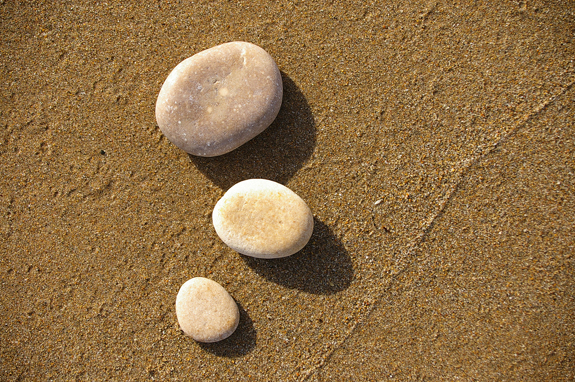
#> input picture Assignment6_ImageProcessing_SocialNetworkAnalysis/Image processing/rocks.jpg, 575 x 382 px
$ jupyter execute CannyEdge.ipynb
#> lines starting #> are read from the running program, lines starting #| are printed output that depends on the picture; after the words box and inside, x2 and y2 are one past the last pixel; in counts of white or black regions, pixels touching at a corner belong together
# Canny Edge Detection
** Note: This following cell contains some predefined functions to implement Canny Edge Detection. Please make sure you have run this cell before you run other cells in this notebook. **

[cell 1]
import numpy as np
import matplotlib.pyplot as plt
from skimage import feature,io,color
#import os

def loadIMG():
    filename=raw_input("Pleanse input the image filename:")
#> the answer given: Image processing/rocks.jpg
    #filename = os.path.abspath('rocks.jpg')
    img = io.imread(filename)
#> img is the input picture: shape (382, 575, 3); mean R, G, B 143.3, 111, 68.7
    if len(img.shape)!=2:
        img = color.rgb2gray(img)
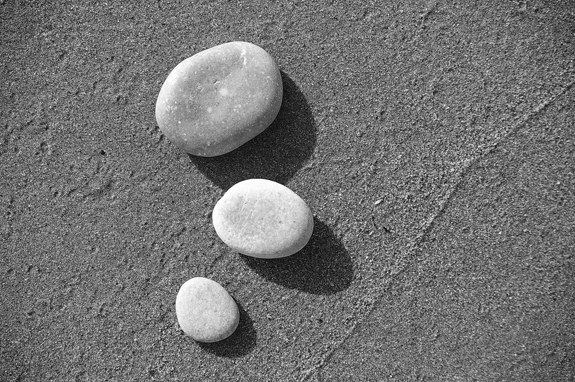
#> img: shape (382, 575) float64; min 0.019, max 1, mean 0.45
    return img

def CannyEdge(img):
    plt.clf()
    edges1 = feature.canny(img, sigma=1)
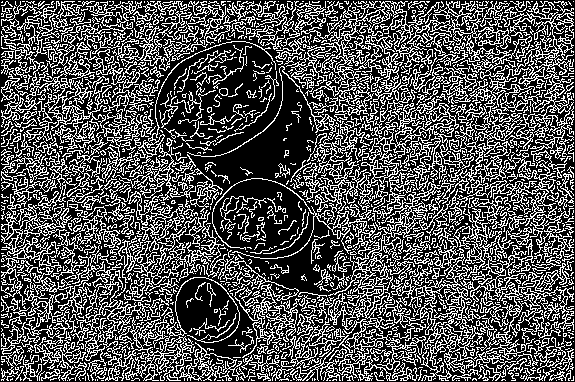
#> edges1: shape (382, 575) bool; 32.6% white in thin lines or dots
    edges2 = feature.canny(img, sigma=3)
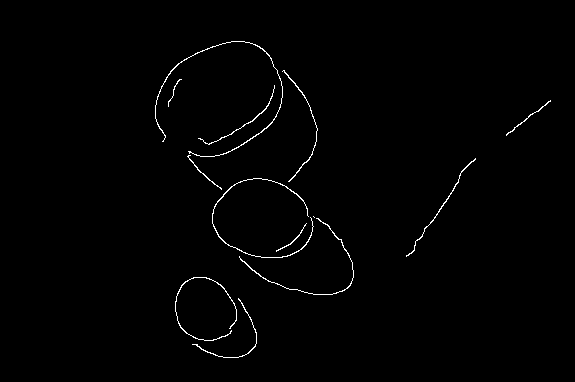
#> edges2: shape (382, 575) bool; 0.91% white in thin lines or dots, all inside (x1, y1, x2, y2) = (155, 41, 551, 358)
    fig, (ax1,ax2,ax3) = plt.subplots(nrows=1, ncols=3, figsize=(8, 3),sharex=True, sharey=True)
    ax1.imshow(img, cmap=plt.cm.gray)
    ax1.axis('off')
    ax1.set_title('Original Image', fontsize=10)
    ax2.imshow(edges1, cmap=plt.cm.gray)
    ax2.axis('off')
    ax2.set_title('Canny Edge Image, $\sigma=1$', fontsize=10)
    ax3.imshow(edges2, cmap=plt.cm.gray)
    ax3.axis('off')
    ax3.set_title('Canny Edge Image, $\sigma=3$', fontsize=10)
    fig.tight_layout()
    plt.show()
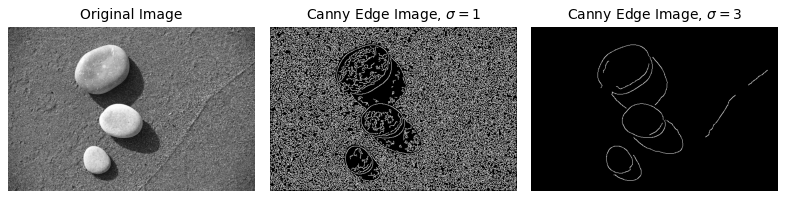
#> figure drawn by matplotlib, 3 panels
